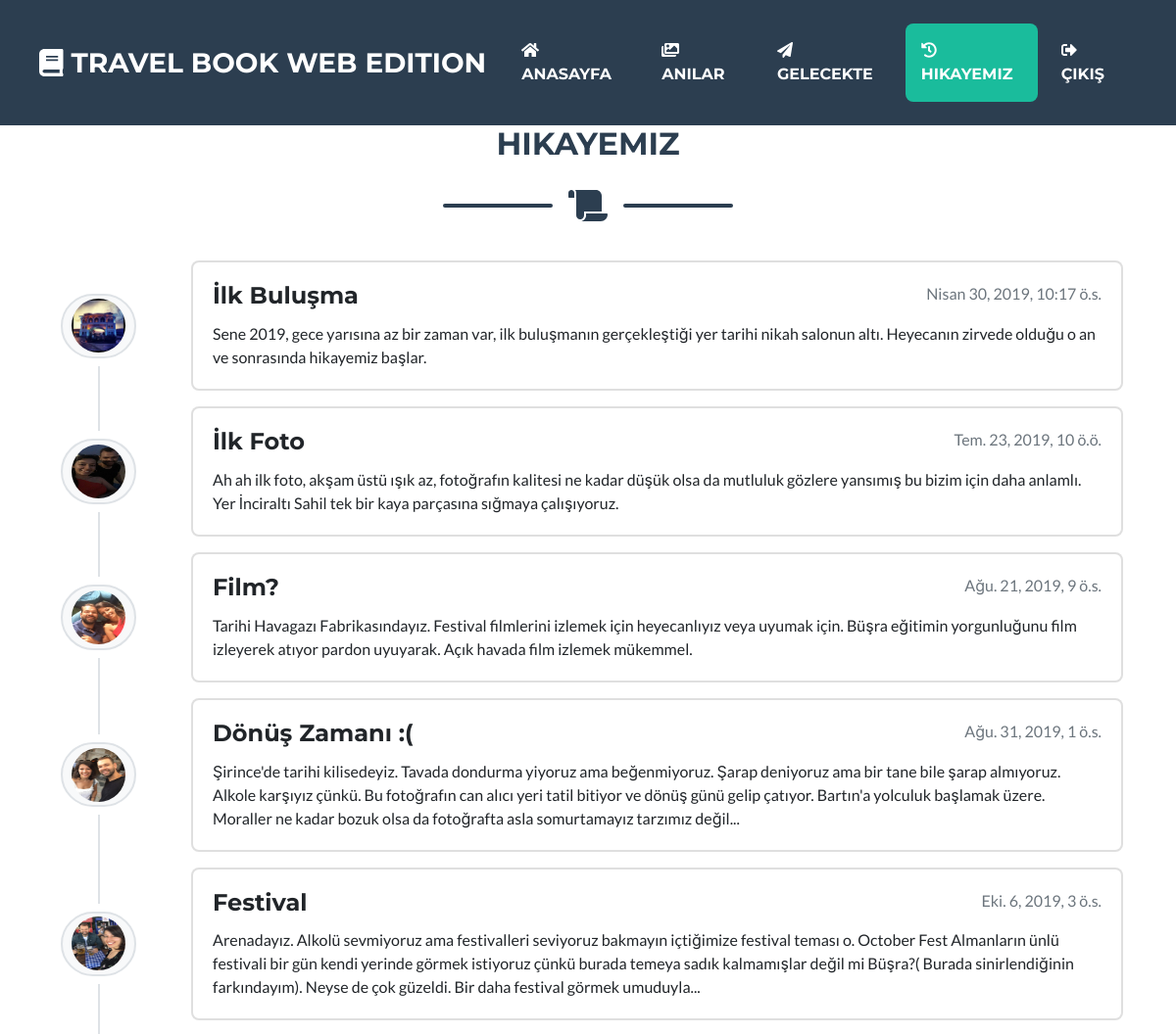
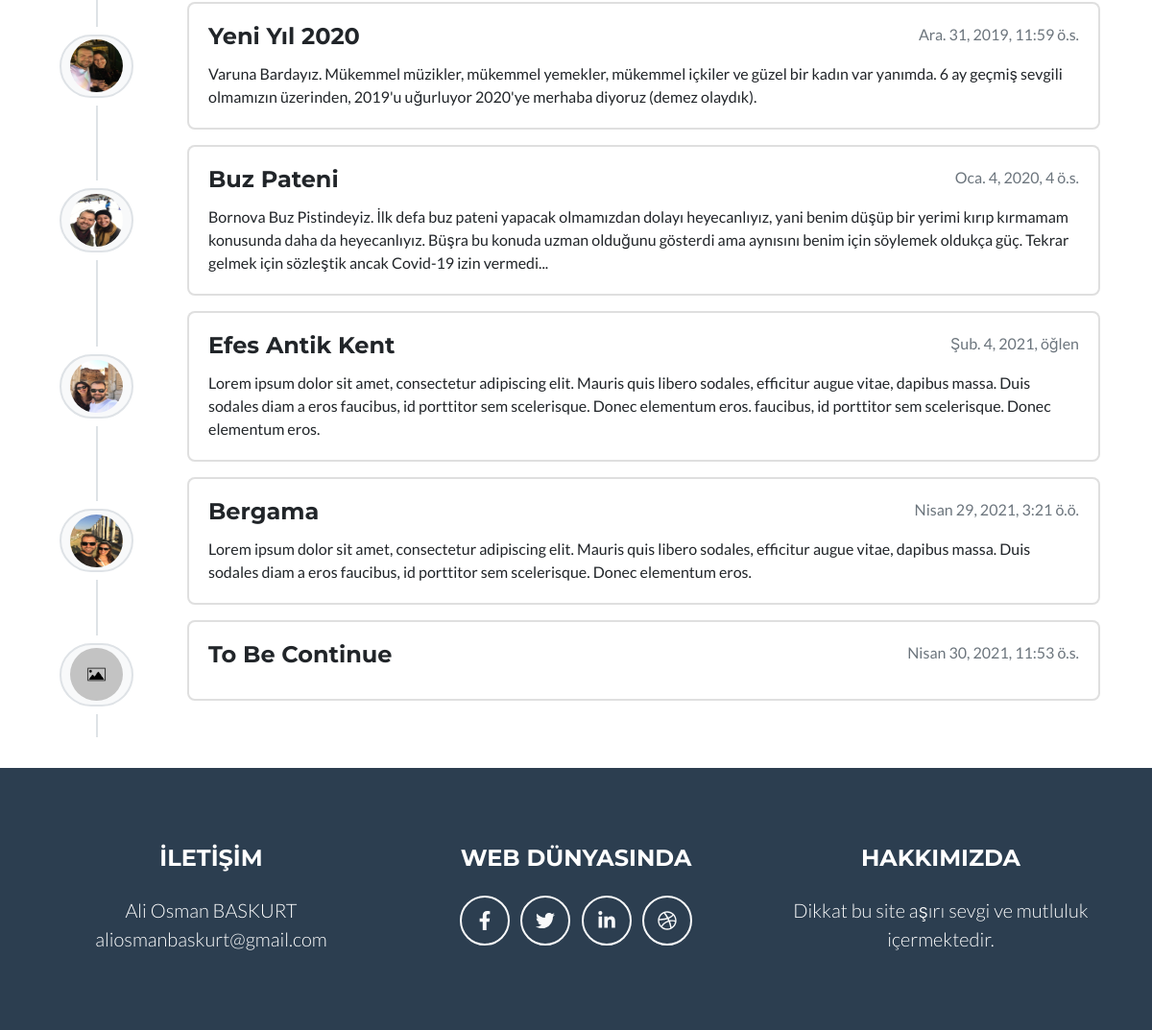
The app's page /story/ (signed in), older data (2 pictures, top to bottom).
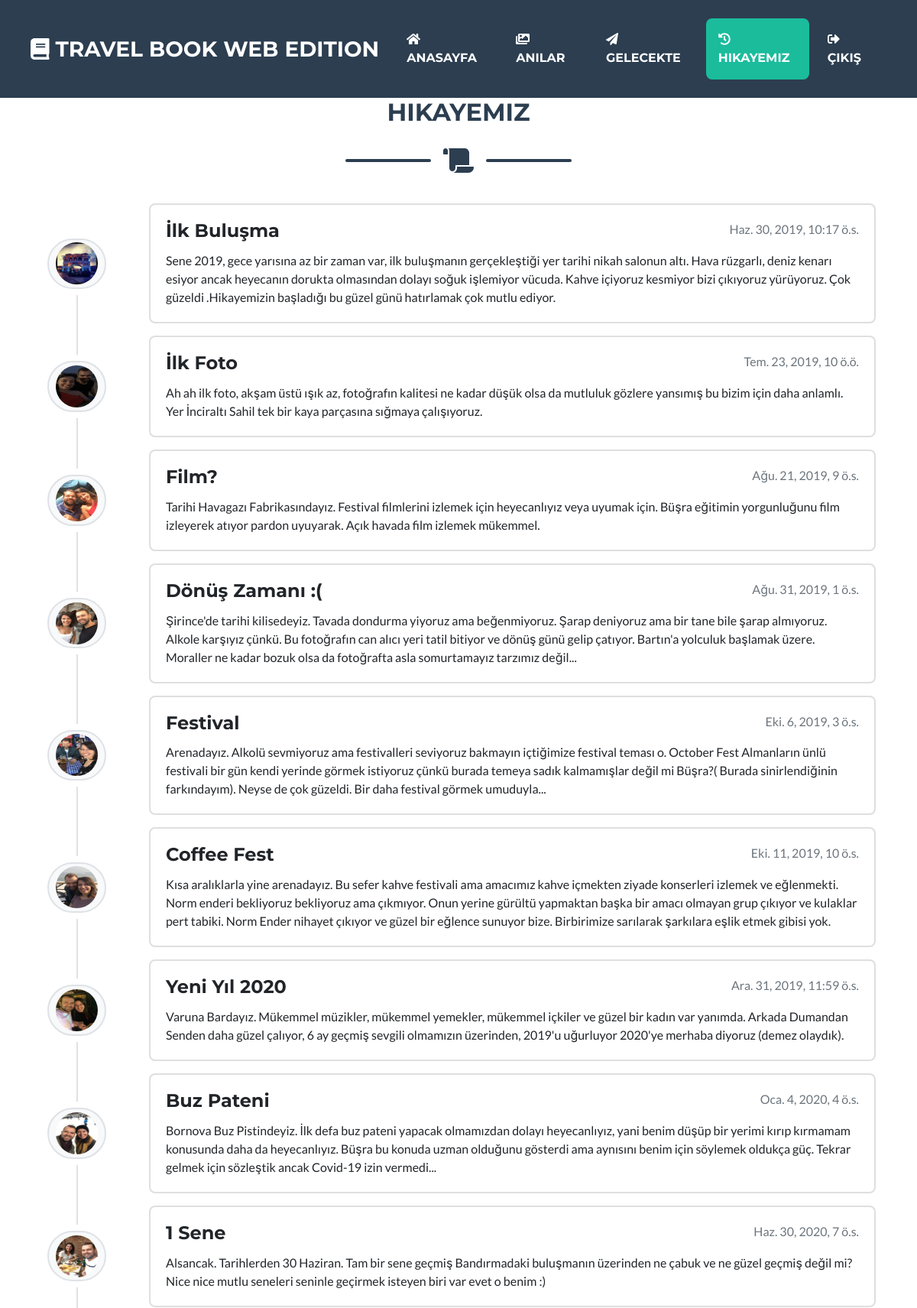
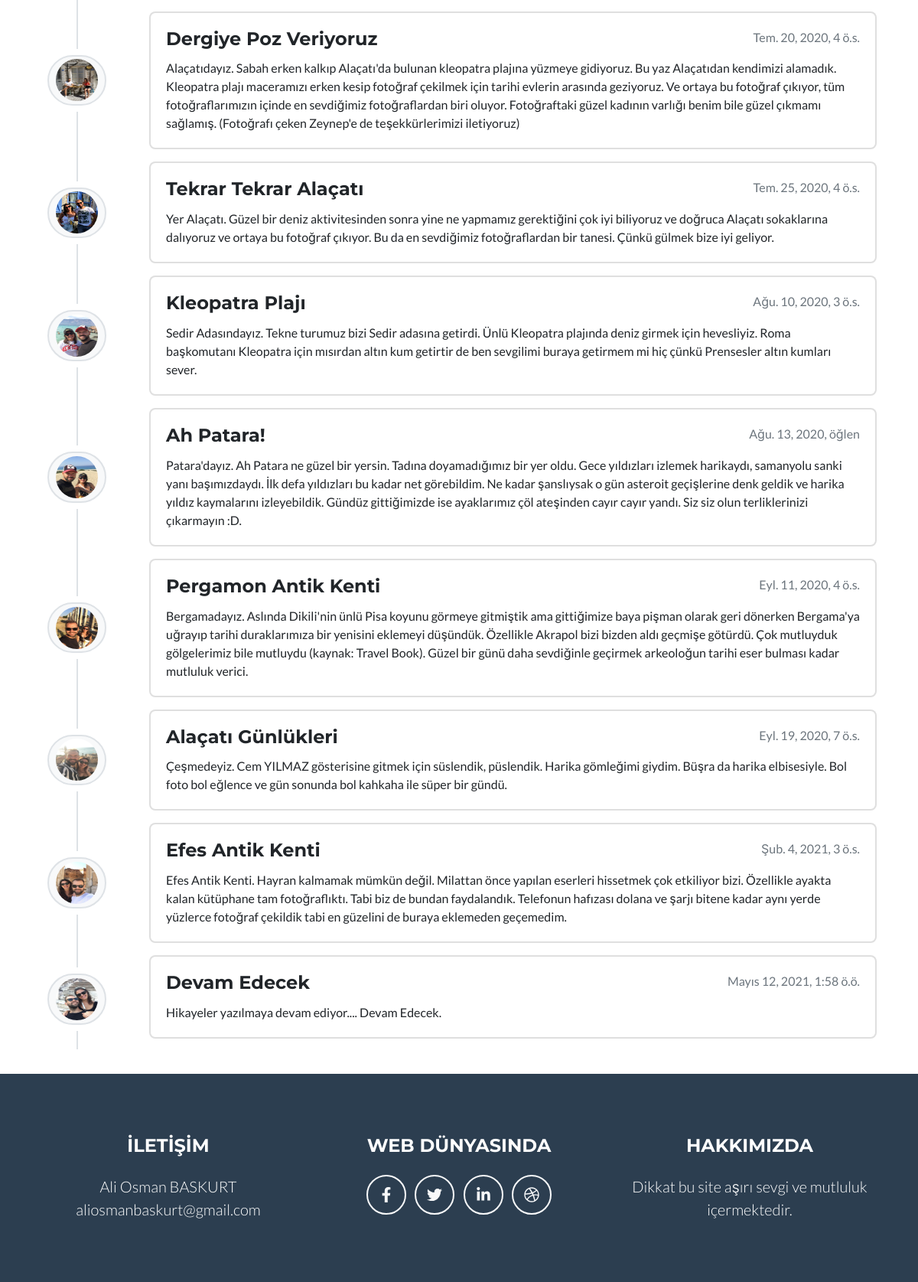
The same page, newer data (2 pictures, top to bottom).
### memories/models.py (models this page shows, shortened)
class Memory(models.Model):
    name  = models.CharField(max_length=200, unique=True, verbose_name="Hikayenin Adı")
    category = models.ForeignKey(Category,null=True, on_delete=models.DO_NOTHING)
    tags= models.ManyToManyField (Tag, blank=True, null=True)
    description = models.TextField(blank=True, null=True, verbose_name="Hikaye İçeriği")
    image = models.ImageField(upload_to="memories/%Y/%m/%d/", default="memories/default.jpg")
    date = models.DateTimeField(auto_now=False, verbose_name="Hikaye Tarihi")
    available= models.BooleanField(default=True, verbose_name="Hikaye Aktif Mi?")

### pages/views.py (the view)
# urls.py: path('story/',views.story, name="story"),
@login_required(login_url='login')
def story (request):
    memory= Memory.objects.all().order_by('date')
    categories = Category.objects.all()
    tags = Tag.objects.all()
    context = {
        'memory':memory,
        'tags':tags,
        'categories': categories
    }
    return render (request, 'ourstory.html',context)

### templates/ourstory.html
{% extends 'partials/_base.html' %} {% load static %} {% block content %}
<br>
<br>
<br>
<br>
<div class="container py-2 mt-4 mb-4">
        <h2 class="page-section-heading text-center text-uppercase text-secondary mb-0">Hikayemiz</h2>
        <div class="divider-custom">
            <div class="divider-custom-line"></div>
            <div class="divider-custom-icon"><i class="fas fa-scroll"></i></div>
            <div class="divider-custom-line"></div>
        </div>
        {% for memo in memory%}
        <div class="row">
    <div class="col-auto text-center flex-column d-none d-sm-flex">
      <div class="row h-50">
        {% if not forloop.first %}
        <div class="col border-right">&nbsp;</div>
        <div class="col">&nbsp;</div>
      {%endif%}
        </div>
      <h5 class="m-2">
        <span class="badge badge-pill bg-light border"><img class="rounded-circle z-depth-2" style="width:55px; height:55px; border-radius: 50%;" alt="100x100" src="{{memo.image.url}}"></img></span>
      </h5>
      <div class="row h-50">
        <div class="col border-right">&nbsp;</div>
        <div class="col">&nbsp;</div>
      </div>
    </div>
    <div class="col py-2">
      <div class="card">
        <div class="card-body">
          <div class="float-right text-muted">{{memo.date}}</div>
          <h4 class="card-title ">{{memo.name}}</h4>
          <p class="card-text">{{memo.description}}</p>
        </div>
      </div>
    </div>
  </div>
  {% endfor %}
</div>
{% endblock %}

### templates/partials/_base.html (shortened to what this page needs)
{% load static %}
<!DOCTYPE html>
<html lang="en">
    <head>
        <link href="{% static 'css/styles.css' %}" rel="stylesheet" />
    </head>
    <body id="#page-top">
        {% include 'partials/_nav.html' %}
        {% block content %}
        {% endblock %}
        {% include 'partials/_footer.html' %}

### templates/partials/_nav.html (shortened to what this page needs)
{% load static %}
        <nav class="navbar navbar-expand-xl bg-secondary text-uppercase fixed-top" id="mainNav">
            <div class="container-fluid">
                <a class="navbar-brand js-scroll-trigger" href={% url 'index' %}><i class="fas fa-book"></i> Travel Book Web Edition</a>
                <div class="collapse navbar-collapse" id="navbarResponsive">
                    <ul class="navbar-nav ml-auto">
                        <li class="nav-item mx-0 mx-lg-1"><a class="nav-link py-3 px-0 px-lg-3 rounded js-scroll-trigger {% if '/' == request.path %} active {% endif %} " href="{% url 'index' %}"><i class="fas fa-home"></i> Anasayfa</a></li>
                        <li class="nav-item  mx-0 mx-lg-1"><a class="nav-link py-3 px-0 px-lg-3 rounded js-scroll-trigger {% if 'memories/' in request.path %} active {% endif %}" href="{% url 'memories' %}"><i class="fas fa-images"></i> Anılar</a></li>
                        <li class="nav-item  mx-0 mx-lg-1"><a class="nav-link py-3 px-0 px-lg-3 rounded js-scroll-trigger {% if 'future/' in request.path %} active {% endif %}" href="{% url 'future' %}"><i class="fas fa-paper-plane"></i> Gelecekte</a></li>
                        <li class="nav-item mx-0 mx-lg-1"><a class="nav-link py-3 px-0 px-lg-3 rounded js-scroll-trigger{% if 'story/' in request.path %} active {% endif %}" href="{% url 'story' %}"><i class="fas fa-history"></i> Hikayemiz</a></li>
                        <li class="nav-item mx-0 mx-lg-1"><a class="nav-link py-3 px-0 px-lg-3 rounded js-scroll-trigger" href="javascript:{document.getElementById('logout').submit()}"><i class="fas fa-sign-out-alt"></i> Çıkış</a></li>
                    </ul>
                </div>
            </div>
        </nav>

### templates/partials/_footer.html (shortened to what this page needs)
{% load static %}
        <footer class="footer text-center">
            <div class="container">
                <div class="row">
                    <div class="col-lg-4 mb-5 mb-lg-0">
                        <h4 class="text-uppercase mb-4">İLETİŞİM</h4>
                        <p class="lead mb-0">
                            Ali Osman BASKURT
                            <br />
                            aliosmanbaskurt@gmail.com
                        </p>
                    </div>
                    <div class="col-lg-4 mb-5 mb-lg-0">
                        <h4 class="text-uppercase mb-4">Web Dünyasında</h4>
                        <a class="btn btn-outline-light btn-social mx-1" href="#!"><i class="fab fa-fw fa-facebook-f"></i></a>
                        <a class="btn btn-outline-light btn-social mx-1" href="#!"><i class="fab fa-fw fa-twitter"></i></a>
                        <a class="btn btn-outline-light btn-social mx-1" href="#!"><i class="fab fa-fw fa-linkedin-in"></i></a>
                        <a class="btn btn-outline-light btn-social mx-1" href="#!"><i class="fab fa-fw fa-dribbble"></i></a>
                    </div>
                    <div class="col-lg-4">
                        <h4 class="text-uppercase mb-4">HAKKIMIZDA</h4>
                        <p class="lead mb-0">
                            Dikkat bu site aşırı sevgi ve mutluluk içermektedir.
                        </p>
                    </div>
                </div>
            </div>
        </footer>
    </body>
</html>

Row changes from the older to the newer data that the page shows:
removed Memory: image (picture), date "Şub. 4, 2021, öğlen", name "Efes Antik Kent", description "Lorem ipsum dolor sit amet, consectetur adipiscing elit. Mauris quis libero sodales, efficitur augue vitae, dapibus massa. Duis sodales diam a eros faucibus, id porttitor sem scelerisque. Donec elementum eros. faucibus, id porttitor sem scelerisque. Donec elementum eros."
removed Memory: image (picture), date "Nisan 29, 2021, 3:21 ö.ö.", name "Bergama", description "Lorem ipsum dolor sit amet, consectetur adipiscing elit. Mauris quis libero sodales, efficitur augue vitae, dapibus massa. Duis sodales diam a eros faucibus, id porttitor sem scelerisque. Donec elementum eros."
removed Memory: image (placeholder picture), date "Nisan 30, 2021, 11:53 ö.s.", name "To Be Continue"
changed Memory "İlk Buluşma": date "Nisan 30, 2019, 10:17 ö.s." → "Haz. 30, 2019, 10:17 ö.s."; description "…tarihi nikah salonun altı. Heyecanın zirvede olduğu o an ve sonrasında hikayemiz başlar." → "…tarihi nikah salonun altı. Hava rüzgarlı, deniz kenarı esiyor ancak heyecanın dorukta olmasından dolayı soğuk işlemiyor vücuda. Kahve içiyoruz kesmiyor bizi çıkıyoruz yürüyoruz. Çok güzeldi .Hikayemizin başladığı bu güzel günü hatırlamak çok mutlu ediyor."
added Memory: image (picture), date "Eki. 11, 2019, 10 ö.s.", name "Coffee Fest", description "Kısa aralıklarla yine arenadayız. Bu sefer kahve festivali ama amacımız kahve içmekten ziyade konserleri izlemek ve eğlenmekti. Norm enderi bekliyoruz bekliyoruz ama çıkmıyor. Onun yerine gürültü yapmaktan başka bir amacı olmayan grup çıkıyor ve kulaklar pert tabiki. Norm Ender nihayet çıkıyor ve güzel bir eğlence sunuyor bize. Birbirimize sarılarak şarkılara eşlik etmek gibisi yok."
changed Memory: description "…bir kadın var yanımda. 6 ay geçmiş sevgili…" → "…bir kadın var yanımda. Arkada Dumandan Senden daha güzel çalıyor, 6 ay geçmiş sevgili…"
added Memory: image (picture), date "Haz. 30, 2020, 7 ö.s.", name "1 Sene", description "Alsancak. Tarihlerden 30 Haziran. Tam bir sene geçmiş Bandırmadaki buluşmanın üzerinden ne çabuk ve ne güzel geçmiş değil mi? Nice nice mutlu seneleri seninle geçirmek isteyen biri var evet o benim :)"
added Memory: image (picture), date "Tem. 20, 2020, 4 ö.s.", name "Dergiye Poz Veriyoruz", description "Alaçatıdayız. Sabah erken kalkıp Alaçatı'da bulunan kleopatra plajına yüzmeye gidiyoruz. Bu yaz Alaçatıdan kendimizi alamadık. Kleopatra plajı maceramızı erken kesip fotoğraf çekilmek için tarihi evlerin arasında geziyoruz. Ve ortaya bu fotoğraf çıkıyor, tüm fotoğraflarımızın içinde en sevdiğimiz fotoğraflardan biri oluyor. Fotoğraftaki güzel kadının varlığı benim bile güzel çıkmamı sağlamış. (Fotoğrafı çeken Zeynep'e de teşekkürlerimizi iletiyoruz)"
added Memory: image (picture), date "Tem. 25, 2020, 4 ö.s.", name "Tekrar Tekrar Alaçatı", description "Yer Alaçatı. Güzel bir deniz aktivitesinden sonra yine ne yapmamız gerektiğini çok iyi biliyoruz ve doğruca Alaçatı sokaklarına dalıyoruz ve ortaya bu fotoğraf çıkıyor. Bu da en sevdiğimiz fotoğraflardan bir tanesi. Çünkü gülmek bize iyi geliyor."
added Memory: image (picture), date "Ağu. 10, 2020, 3 ö.s.", name "Kleopatra Plajı", description "Sedir Adasındayız. Tekne turumuz bizi Sedir adasına getirdi. Ünlü Kleopatra plajında deniz girmek için hevesliyiz. Roma başkomutanı Kleopatra için mısırdan altın kum getirtir de ben sevgilimi buraya getirmem mi hiç çünkü Prensesler altın kumları sever."
added Memory: image (picture), date "Ağu. 13, 2020, öğlen", name "Ah Patara!", description "Patara'dayız. Ah Patara ne güzel bir yersin. Tadına doyamadığımız bir yer oldu. Gece yıldızları izlemek harikaydı, samanyolu sanki yanı başımızdaydı. İlk defa yıldızları bu kadar net görebildim. Ne kadar şanslıysak o gün asteroit geçişlerine denk geldik ve harika yıldız kaymalarını izleyebildik. Gündüz gittiğimizde ise ayaklarımız çöl ateşinden cayır cayır yandı. Siz siz olun terliklerinizi çıkarmayın :D."
added Memory: image (picture), date "Eyl. 11, 2020, 4 ö.s.", name "Pergamon Antik Kenti", description "Bergamadayız. Aslında Dikili'nin ünlü Pisa koyunu görmeye gitmiştik ama gittiğimize baya pişman olarak geri dönerken Bergama'ya uğrayıp tarihi duraklarımıza bir yenisini eklemeyi düşündük. Özellikle Akrapol bizi bizden aldı geçmişe götürdü. Çok mutluyduk gölgelerimiz bile mutluydu (kaynak: Travel Book). Güzel bir günü daha sevdiğinle geçirmek arkeoloğun tarihi eser bulması kadar mutluluk verici."
added Memory: image (picture), date "Eyl. 19, 2020, 7 ö.s.", name "Alaçatı Günlükleri", description "Çeşmedeyiz. Cem YILMAZ gösterisine gitmek için süslendik, püslendik. Harika gömleğimi giydim. Büşra da harika elbisesiyle. Bol foto bol eğlence ve gün sonunda bol kahkaha ile süper bir gündü."
added Memory: image (picture), date "Şub. 4, 2021, 3 ö.s.", name "Efes Antik Kenti", description "Efes Antik Kenti. Hayran kalmamak mümkün değil. Milattan önce yapılan eserleri hissetmek çok etkiliyor bizi. Özellikle ayakta kalan kütüphane tam fotoğraflıktı. Tabi biz de bundan faydalandık. Telefonun hafızası dolana ve şarjı bitene kadar aynı yerde yüzlerce fotoğraf çekildik tabi en güzelini de buraya eklemeden geçemedim."
added Memory: image (picture), date "Mayıs 12, 2021, 1:58 ö.ö.", name "Devam Edecek", description "Hikayeler yazılmaya devam ediyor.... Devam Edecek."
